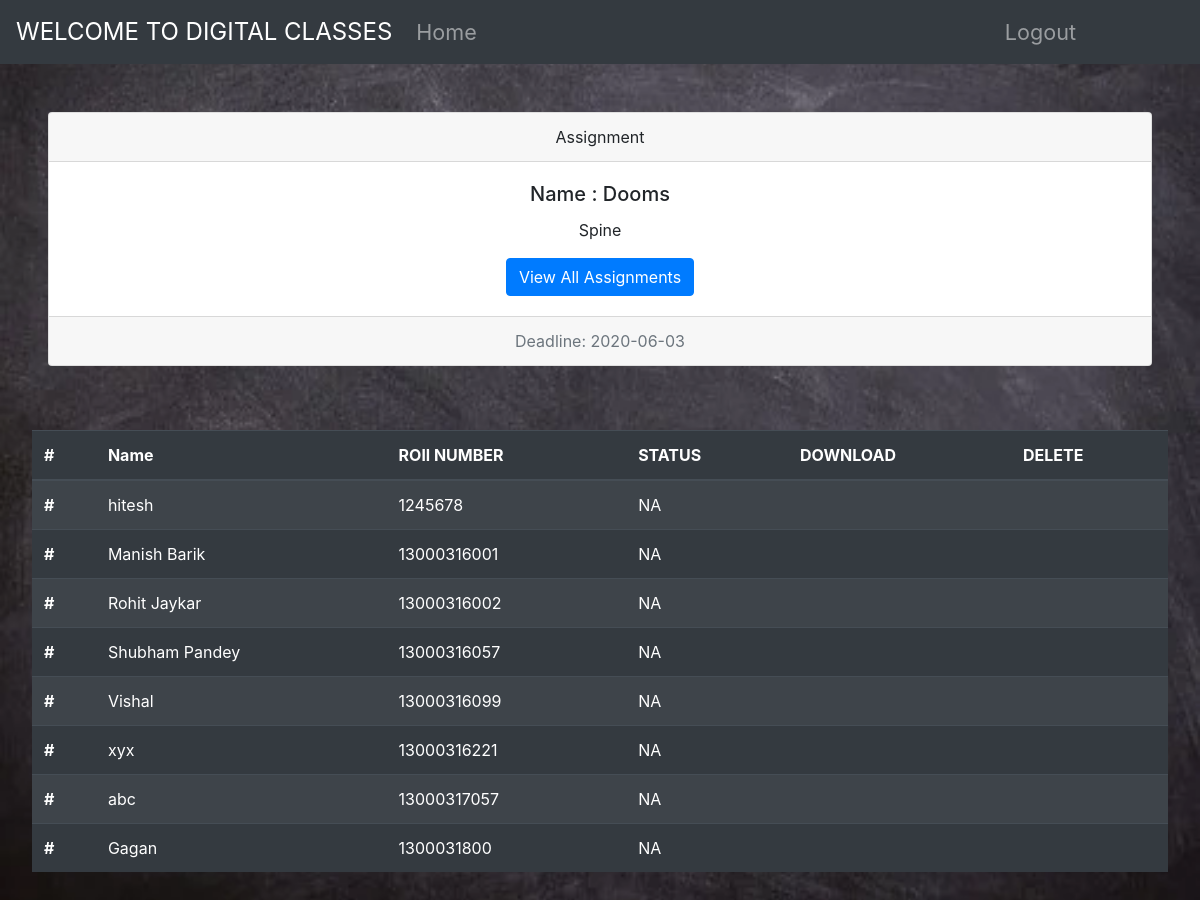
Screenshot of /submissions?ass_id=130_EC101_1591282942.7833607 (signed in) with the database file from the repository.
### tables this page shows
CREATE TABLE assignment(
ass_id text PRIMARY KEY,
cls_id text,
ass_name text NOT NULL,
deadline text,
desc text,
files text
);

CREATE TABLE user(
user_id text PRIMARY KEY,
clg_id text,
name text NOT NULL,
password text,
occ text,
roll text
);

### server.py (the view)
@app.route('/submissions')
def submissions():
	ass_id=request.args.get("ass_id")
	data=assignment.getSubmissions(c,ass_id)
	ass_detail=assignment.getAssDetail(c,ass_id)
	print(data,ass_detail,sep="\n")
	c_id=ass_detail['cls_id'].split("_")[1]
	return render_template("submissions.html",submissions=data,ass=ass_detail,occ=session['user']['occ'],c_id=c_id)

### Data_Models/Assignment.py (called while the page is built)
	@staticmethod
	def getAssDetail(c,ass_id):
		print(ass_id)
		c.execute("select * from assignment where ass_id=?",(ass_id,))
		d=c.fetchone()
		return {'ass_id':d[0],'cls_id':d[1],'ass_name':d[2],'deadline':d[3],'desc':d[4]}

### Template/submissions.html (shortened to what this page needs)
<!DOCTYPE html>
<html>
<head>
	<link rel="stylesheet" href="https://stackpath.bootstrapcdn.com/bootstrap/4.5.0/css/bootstrap.min.css">
</head>
<body>
	<nav class="navbar navbar-expand-lg navbar-dark bg-dark navbar-static-top" style="font-size: large;">
		<a class="navbar-brand" href="#" style="font-size:x-large;">WELCOME TO DIGITAL CLASSES</a>
		<div class="collapse navbar-collapse" id="navbarNav" style="font-size: larger;">
		  <ul class="navbar-nav mr-auto">
			<li class="nav-item ">
			  <a class="nav-link" href="#">Home </a>
			</li>
		  </ul>
		  <ul class="navbar-nav " style="margin-right: 100px;">
			<li class="nav-item">
				<a class="nav-link" href="/logout"> Logout</a>
			</li>
		</ul>
		</div>
	  </nav>
<div class="assinmentDetails" style="padding: 3em;">
 <div class="card text-center">
	<div class="card-header">
		Assignment
	</div>
	<div class="card-body">
	  <h5 class="card-title">Name : {{ ass.ass_name}}</h5>
	  <p class="card-text">{{ ass.desc }}</p>
	  <a href="{{ url_for('viewAss',cls_id=c_id) }}" class="btn btn-primary">View All Assignments</a>
	</div>
	<div class="card-footer text-muted">
		Deadline: {{ ass.deadline }}
	</div>
  </div>
</div>
<div class="ass_log" style="padding: 1em;margin: 1em; padding-top: 0em;">
<table class="table table-striped table-dark">
	<thead>
	  <tr>
		<th scope="col">#</th>
		<th scope="col">Name</th>
		<th scope="col">ROll NUMBER</th>
		<th scope="col">STATUS</th>
		<th scope="col">DOWNLOAD</th>
		<th scope="col">DELETE</th>
	  </tr>
	</thead>
	<tbody>
		{% for s in submissions %}
	  <tr>
		<th scope="row">#</th>
		<td> {{ s.name }}</td>
		<td>{{ s.roll }}</td>
		<td>{{ s.status }}</td>
		<td>
		</td>
		<td>
		</td>
		{% endfor %}
	</tbody>
  </table>
  </div>
</body>
</html>

### Template/submissions.html (style rules this page uses)
body { background-image: url('/static/img/bg6.webp'); background-repeat: no-repeat; background-attachment: fixed; background-size: 100% 100%; }

### rows the page displays
assignment: ass_name "Dooms", desc "Spine", deadline "2020-06-03"
user: name "hitesh", roll "1245678", status "NA"
user: name "Manish Barik", roll "13000316001", status "NA"
user: name "Rohit Jaykar", roll "13000316002", status "NA"
user: name "Shubham Pandey", roll "13000316057", status "NA"
user: name "Vishal", roll "13000316099", status "NA"
user: name "xyx", roll "13000316221", status "NA"
user: name "abc", roll "13000317057", status "NA"
user: name "Gagan", roll "1300031800", status "NA"
